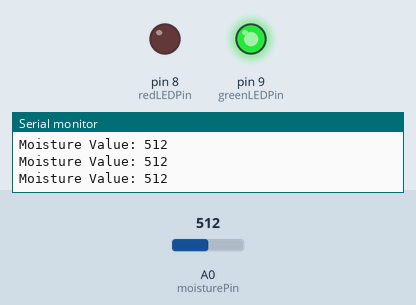
A sketch run on a simulated Arduino Uno, built with avr-gcc and run on an emulated ATmega328P. Parts: output pins drawn as LEDs (lit = HIGH), the last lines printed to the serial monitor. The test bench sets the inputs (shaded band); at power-on: A0 (moisturePin) = 512.

Above: at 1.2 s.
1.3 s: A0 (moisturePin) set to 690
4.3 s: A0 (moisturePin) set to 718
At 5.5 s:
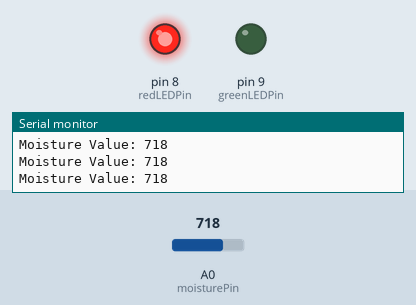
5.8 s: A0 (moisturePin) set to 511
At 6.2 s:
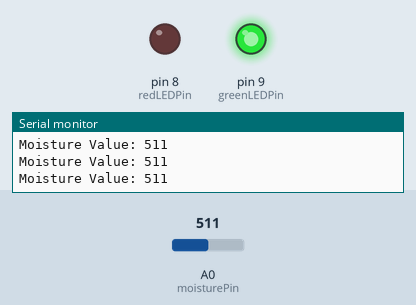
7.3 s: A0 (moisturePin) set to 710
At 8.3 s:
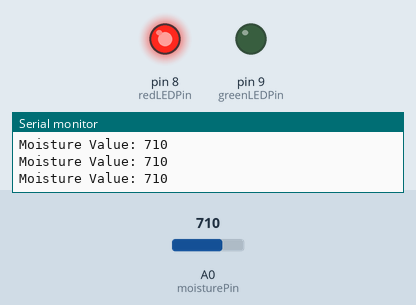
Timing chart, 0 to 9.8 s (numbered marks = the images above; inputs shaded):
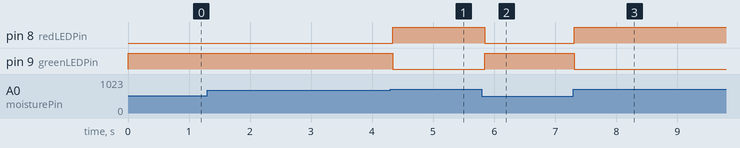

The sketch:

trash_separator.ino
```cpp
// Pin assignments
const int moisturePin = A0;
const int redLEDPin = 8;
const int greenLEDPin = 9;

// Thresholds (tweak based on your sensor's range)
const int dryThreshold = 700; // Adjust based on actual readings

void setup() {
  pinMode(redLEDPin, OUTPUT);
  pinMode(greenLEDPin, OUTPUT);
  Serial.begin(9600); // For monitoring sensor values
}

void loop() {
  int moistureValue = analogRead(moisturePin);
  Serial.print("Moisture Value: ");
  Serial.println(moistureValue);

  if (moistureValue > dryThreshold) {
    // Dry: Red ON, Green OFF
    digitalWrite(redLEDPin, HIGH);
    digitalWrite(greenLEDPin, LOW);
  } else {
    // Wet: Green ON, Red OFF
    digitalWrite(greenLEDPin, HIGH);
    digitalWrite(redLEDPin, LOW);
  }

  delay(50); // Wait 1 second before next reading
}
```

Measured:
- the behaviour switches between 700 and 701 on A0 (moisturePin) (found by bisection; images 0 and 1)
- after the input at 4.3 s, pin 8 (redLEDPin): LOW → HIGH at once; pin 9 (greenLEDPin): HIGH → LOW at once
- after the input at 5.8 s, pin 8 (redLEDPin): HIGH → LOW after 0.05 s; pin 9 (greenLEDPin): LOW → HIGH after 0.05 s
- after the input at 7.3 s, pin 8 (redLEDPin): LOW → HIGH at once; pin 9 (greenLEDPin): HIGH → LOW at once
